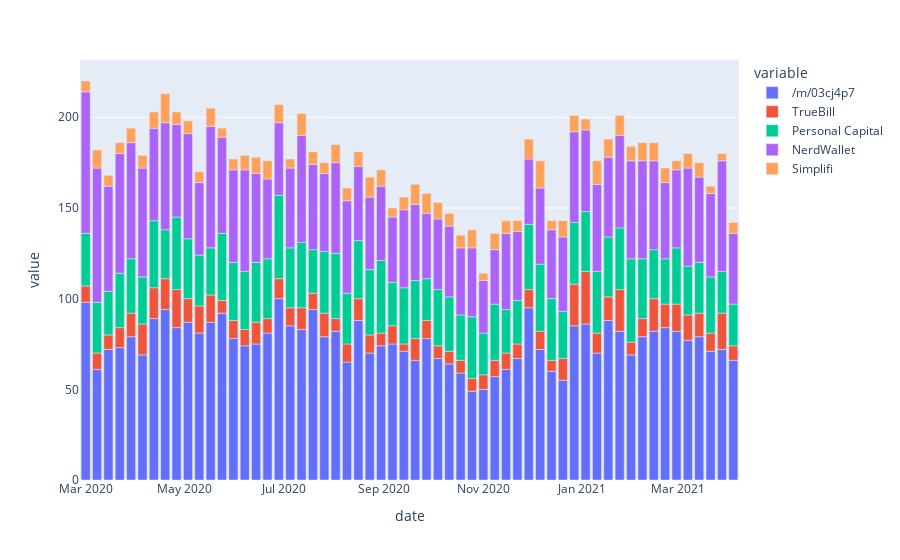

The notebook cell this image was saved under:
### Code cell
import plotly.express as px
fig = px.bar(df_long, x='date', y=['/m/03cj4p7', 'TrueBill', 'Personal Capital', 'NerdWallet', 'Simplifi'])
fig
